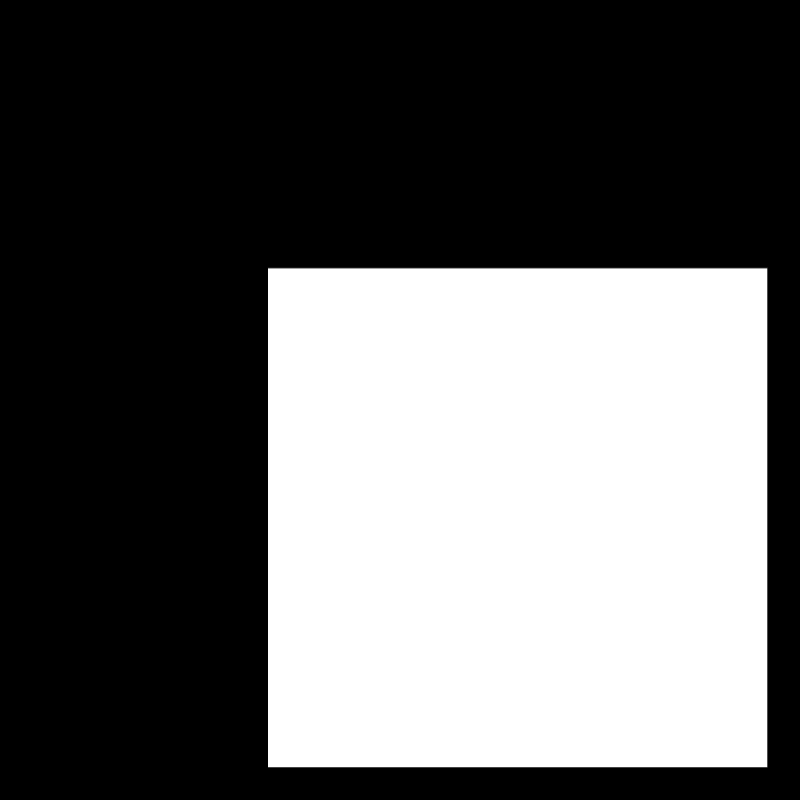
Frame 1 (no input)
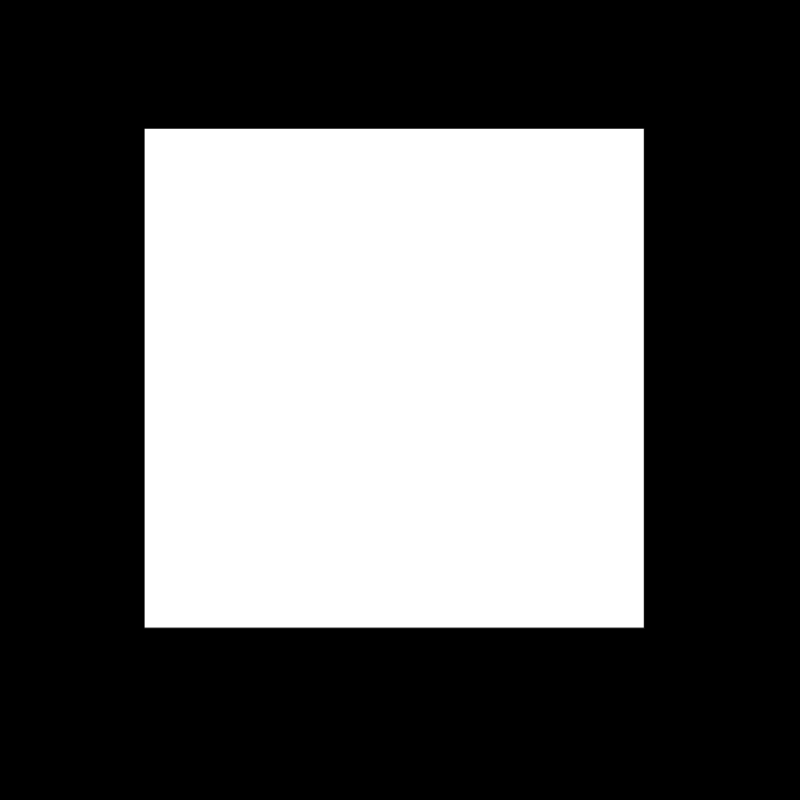
Frame 60 (no input)
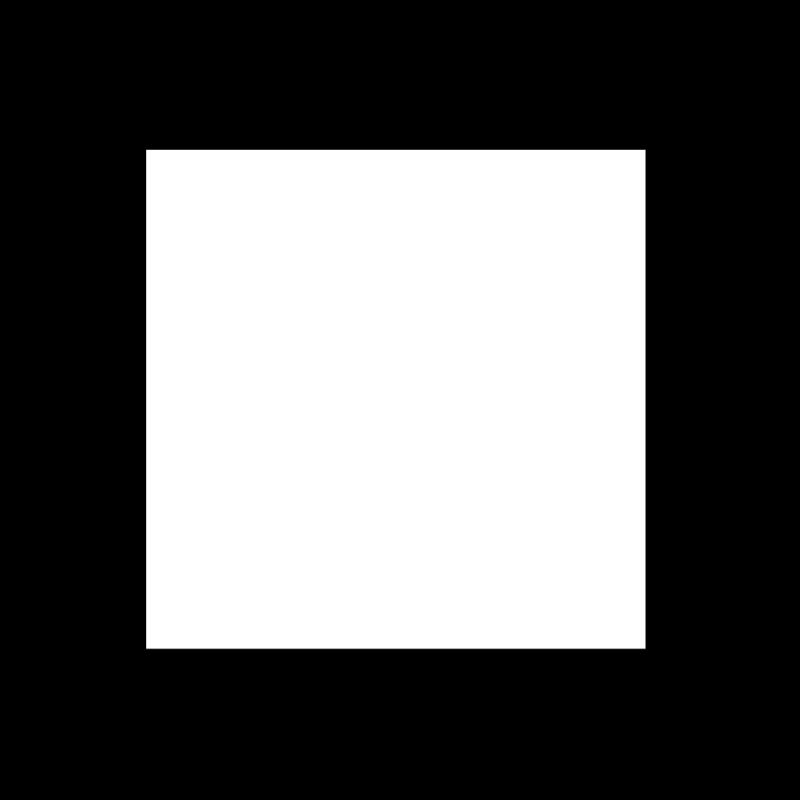
Frame 120 (the mouse pressed at the canvas centre since frame 60)

The p5.js sketch that drew these frames (run headless with seeded random() and noise() and a simulated clock; from frame 60 on, the mouse is pressed at the canvas centre):

// p5.js sketch
// ── sketch.js
var nx;
var ny;

function setup() {
  createCanvas(800, 800);
  nx = 0;
  ny = 0;
}

function draw() {
  
  var x = map(noise(nx), 0, 1, 0, width/2);
  var y = map(noise(ny), 0, 1, 0, width/2);
  var w = 500;
  var h = 500;

  background(0);
  fill(255);
  rect(x, y, w, h);
  
  // let our noise factors for x and y change for
  // each frame.
  // because ny is changing faster than nx (+0.1 vs +0.01),
  // the noise corresponding to y will be much faster changing 
  // than the noise corresponding to x
  nx += 0.01;
  ny += 0.1;
}
